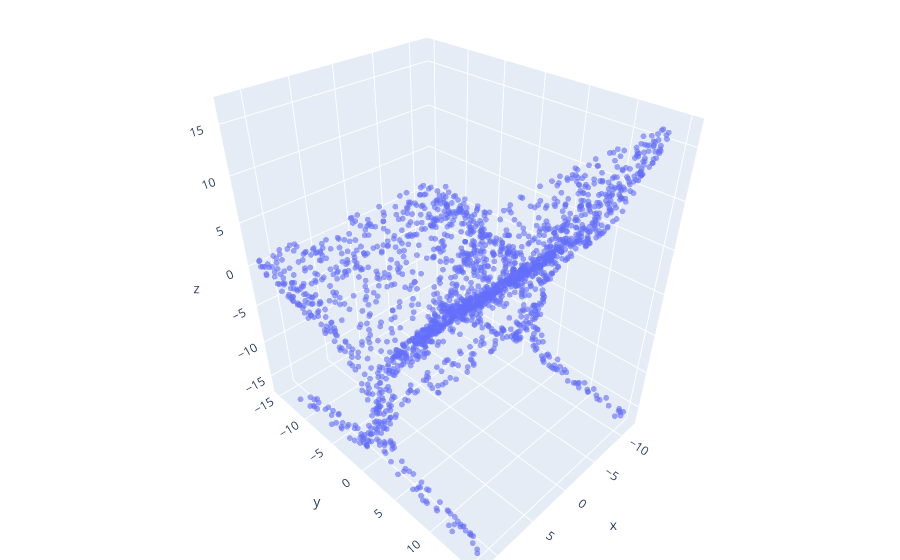

Notebook source saved alongside this figure:
### Markdown cell above
### Plot sample

### Code cell
def plot_point_cloud(xyz, rgb=None, alpha=1.0):
    """Plot point cloud with alpha channel"""
    fig = go.Figure()
    fig.add_trace(
        go.Scatter3d(
            x=xyz[:, 0],
            y=xyz[:, 1],
            z=xyz[:, 2],
            mode="markers",
            marker=dict(color=rgb, size=2, opacity=alpha),
        )
    )
    fig.update_layout(margin=dict(l=0, r=0, b=0, t=0))
    fig.show()

# plot a point cloud
plot_point_cloud(train_points[1000], alpha=0.6)

### Figure 1 — Plotly figure (JSON) as saved in the notebook; plotly's stock layout.template omitted (floating-point values rounded to 4 significant figures; data arrays with more than 128 entries replaced by an {"elided": "..."} marker saying what was removed)
{"data": [{"marker": {"opacity": 0.6, "size": 2}, "mode": "markers", "type": "scatter3d", "x": {"elided": "2048 float values"}, "y": {"elided": "2048 float values"}, "z": {"elided": "2048 float values"}}], "layout": {"margin": {"b": 0, "l": 0, "r": 0, "t": 0}}}
